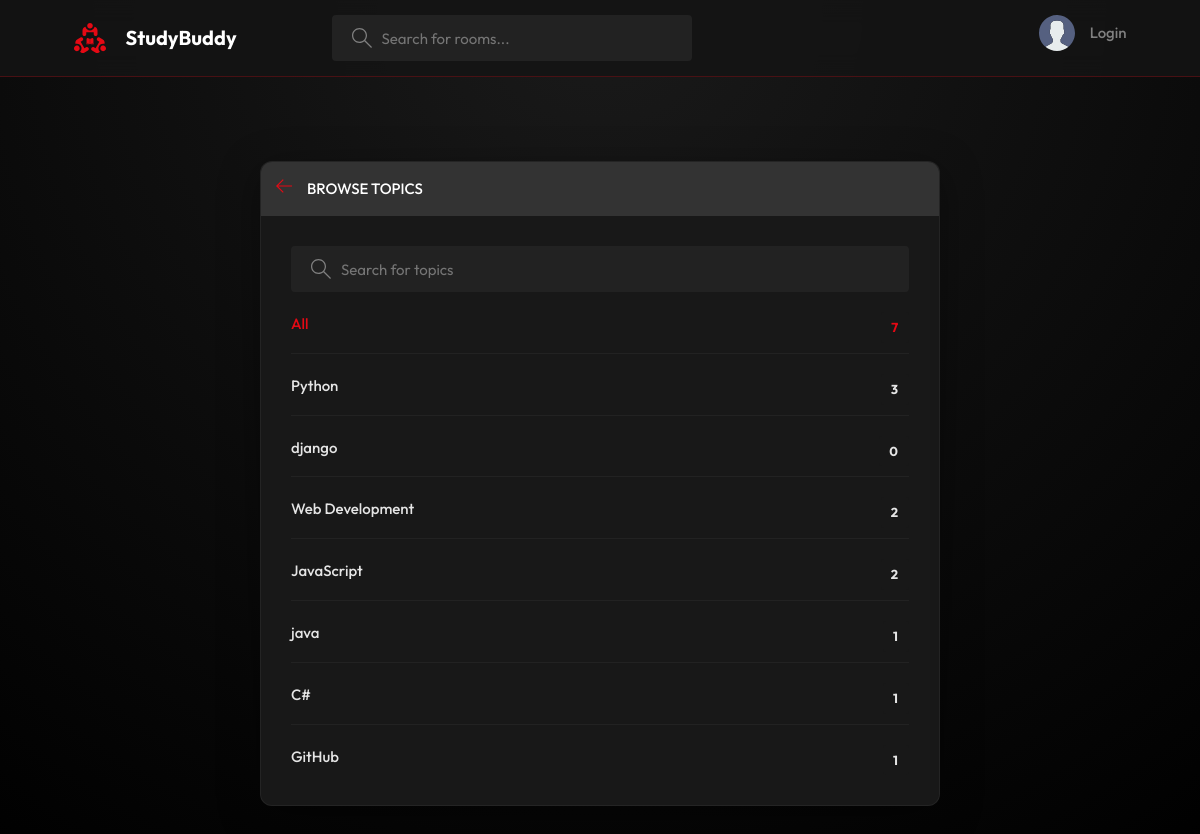
/topics/, run on an earlier commit of the app's database.
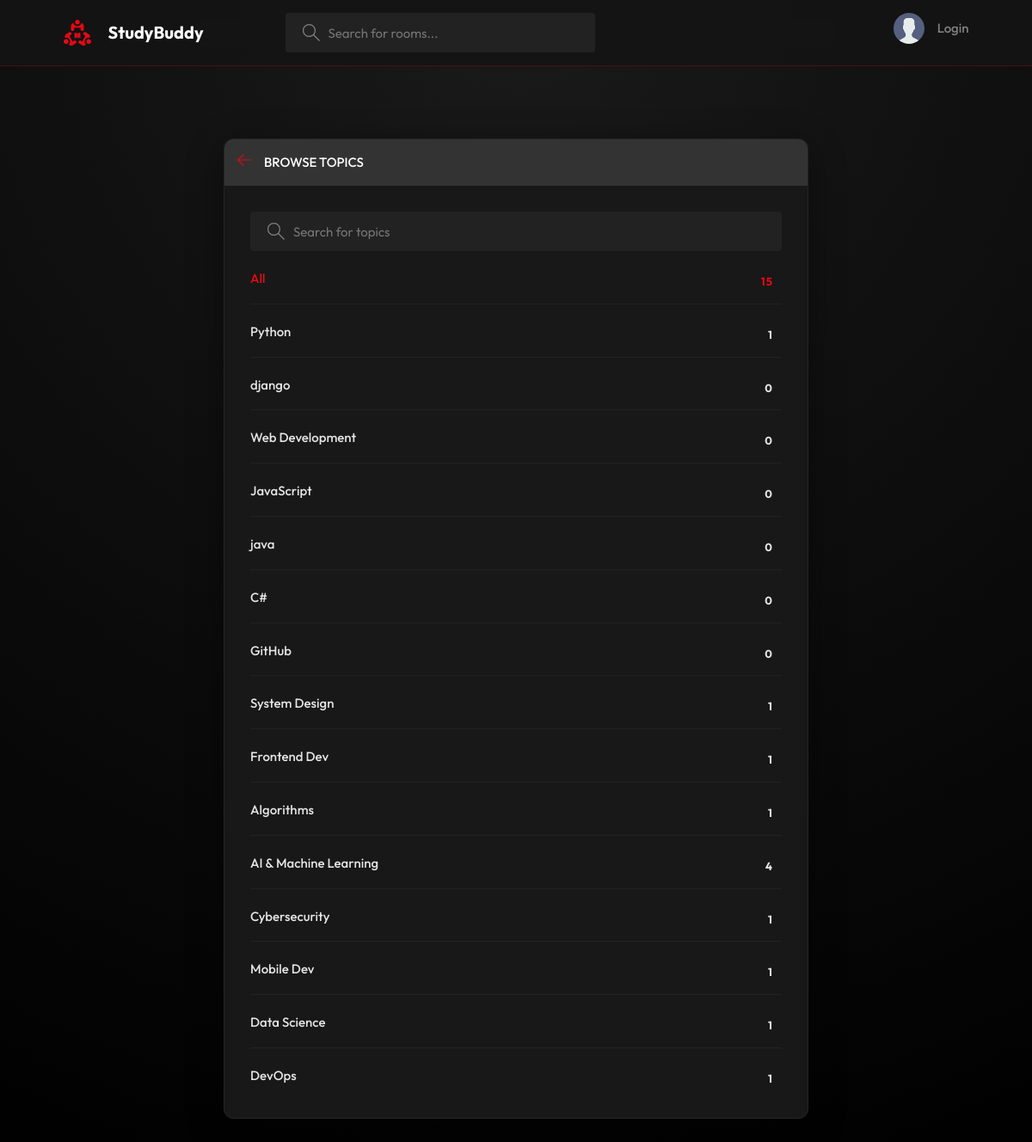
And on a later commit of the database.
### base/models.py (models this page shows, shortened)
class Topic(models.Model):
    name = models.CharField(max_length=200)

### base/views.py (the view)
# urls.py: path('topics/', views.topicsPage, name="topics"),
def topicsPage(request):
    q = request.GET.get('q') if request.GET.get('q') != None else ''
    topics = Topic.objects.filter(name__icontains=q)
    return render(request,'base/topics.html',{'topics':topics})

### base/templates/base/topics.html (shortened to what this page needs)
{% extends 'main.html' %}
{% block content %}
<main class="create-room layout">
  <div class="container">
    <div class="layout__box">
      <div class="layout__boxHeader">
        <div class="layout__boxTitle">
          <a href="{% url 'home' %}">
            <svg version="1.1" xmlns="http://www.w3.org/2000/svg" width="32" height="32" viewBox="0 0 32 32">
              <title>arrow-left</title>
              <path
                d="M13.723 2.286l-13.723 13.714 13.719 13.714 1.616-1.611-10.96-10.96h27.625v-2.286h-27.625l10.965-10.965-1.616-1.607z">
              </path>
            </svg>
          </a>
          <h3>Browse Topics</h3>
        </div>
      </div>
      <div class="topics-page layout__body">
        <form action="" method="GET" class="header__search">
          <label>
            <input name="q" placeholder="Search for topics" />
          </label>
        </form>
        <ul class="topics__list">
          <li>
            <a href="{% url 'topics' %}" class="active">All <span>{{topics.count}}</span></a>
          </li>
          {% for topic in topics %}
          <li>
            <a href="{% url 'home' %}?q={{topic.name}}">{{ topic.name }} <span>{{topic.room_set.all.count}}</span></a>
          </li>
          {% endfor %}
        </ul>
      </div>
    </div>
  </div>
</main>
{% endblock content %}

What changed in the data, as far as the page shows it:
computed for Topic "Python": room_set.all.count "3" → "1"
computed for Topic "Web Development": room_set.all.count "2" → "0"
computed for Topic "JavaScript": room_set.all.count "2" → "0"
computed for Topic "java": room_set.all.count "1" → "0"
computed for Topic (number 6 of 15 on the later page): room_set.all.count "1" → "0"
computed for Topic "GitHub": room_set.all.count "1" → "0"
added Topic: name "System Design", room_set.all.count "1"
added Topic: name "Frontend Dev", room_set.all.count "1"
added Topic: name "Algorithms", room_set.all.count "1"
added Topic: name "AI & Machine Learning", room_set.all.count "4"
added Topic: name "Cybersecurity", room_set.all.count "1"
added Topic: name "Mobile Dev", room_set.all.count "1"
added Topic: name "Data Science", room_set.all.count "1"
added Topic: name "DevOps", room_set.all.count "1"
Also different on the page:
{{ topics.count }}: "7" → "15"
